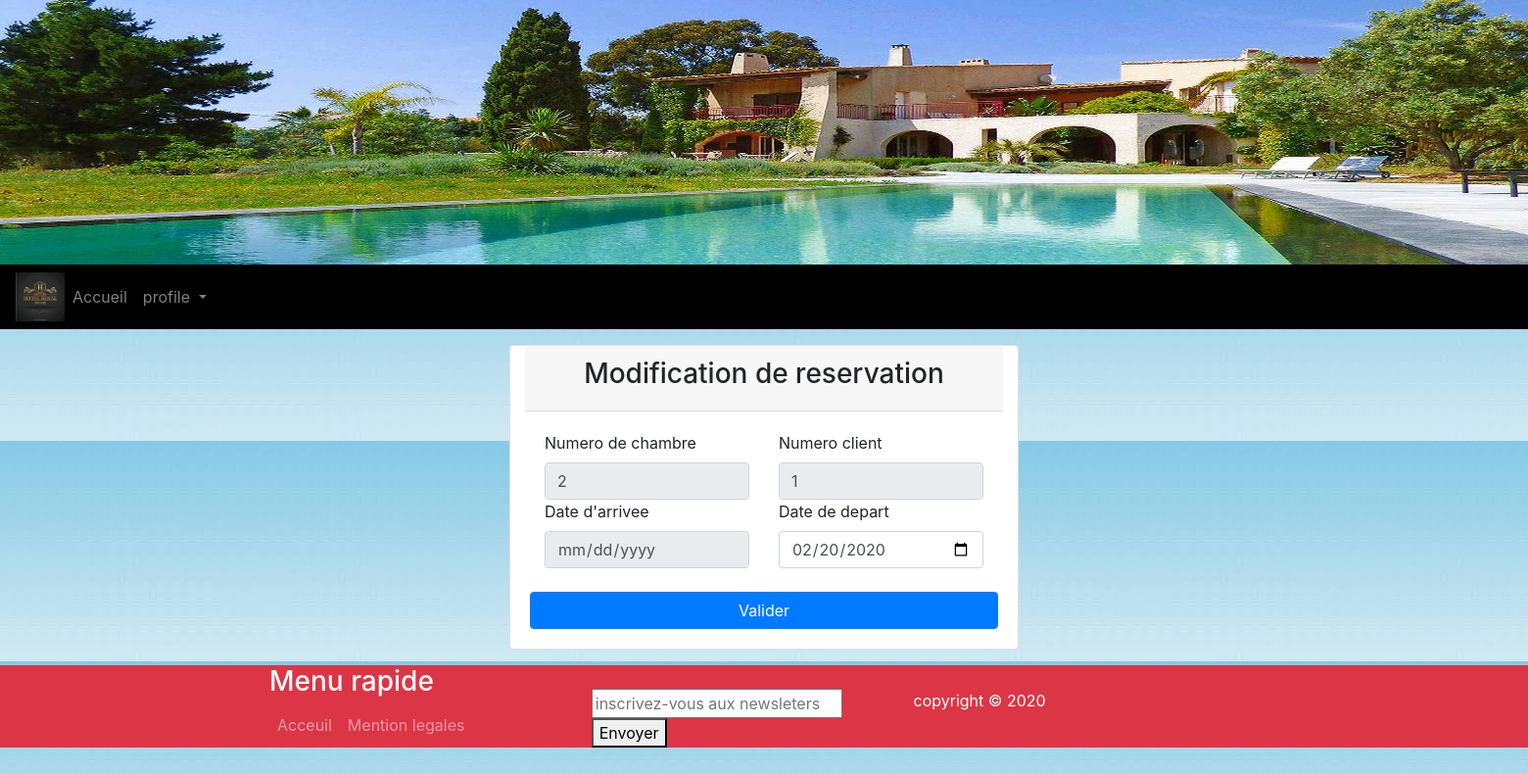
The page /admin/editeresa.php?id=2 on the database its author committed.
### tables this page shows
CREATE TABLE `reservations` (
  `numclient` int(11) NOT NULL,
  `numchambre` int(11) NOT NULL,
  `datearivee` varchar(30) NOT NULL,
  `datedepart` varchar(30) NOT NULL
);

### admin/editeresa.php (the view, shortened to what this page needs)
<?php
require_once('../connexion.php');
if($connect){
    if(isset($_GET['id'])){
        $id = (int)trim(htmlspecialchars($_GET['id']));
        $sql1 = "SELECT * FROM reservations WHERE numchambre=".$id;
        $res1 = mysqli_query($connect,$sql1);
        if($res1){
            $data = mysqli_fetch_assoc($res1);
        }
    }
}
?>
<?php require_once('../partials/header.php'); ?>
<div class="card offset-4 col-4 mt-3 mb-3">
    <div class="card-header text-center"><h3>Modification de reservation</h3></div>
    <div class="card-body">
        <form action="" method="POST" enctype="multipart/form-data">
            <div class="row">
                <div class="col">
                    <label for="">Numero de chambre</label>
                    <input type="text" class="form-control" id=""  name="numchambre" value="<?= $data['numchambre'];?>" disabled>
                </div>
                <div class="col">
                    <label for="">Numero client</label>
                    <input type="number" class="form-control" id=""  name="numclient" value="<?= $data['numclient'];?>" disabled>
                </div>
                </div>
                <div class="row">
                <div class="col">
                    <label for="">Date d'arrivee</label>
                    <input type="date" class="form-control"  name="prix" value="<?= $data['datearivee']; ?>" disabled>
                </div>
                <div class="col">
                    <label for="">Date de depart</label>
                    <input type="date" class="form-control"  name="datedepart" value="<?= $data['datedepart'];?>">
                </div>
                <button type="submit" class="btn btn-primary btn-block mt-4" name='soumis' >Valider</button>
            </form>
        </div>
    </div>
<?php require_once('../partials/footer.php') ?>

### rows shown on the page
reservations: numchambre "2", numclient "1", datedepart "02/20/2020"
